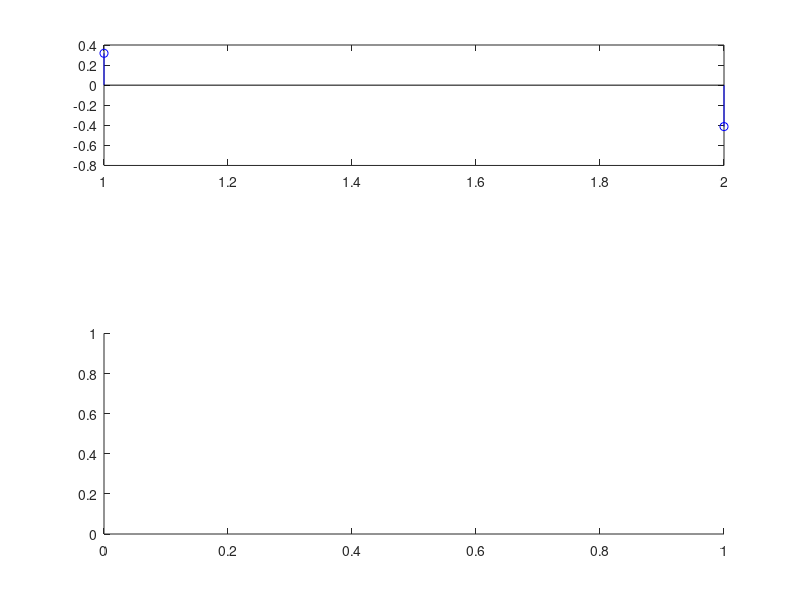

Here is the MATLAB script that generated this plot: (Note: this script raises an error after producing the figure.)
clc
clear all
close all

a = [1, -1.143, 0.4128];
b = [0.0675, 0.1349, 0.675];
x = zeros(1, 50);

subplot(3,1,1)
zi = filtic(b, a, [1, 2]);
stem(zi, 'b')

subplot(2,1,2)
y = filter(b, a, x, zi);
stem(y, 'r', '--')
grid on